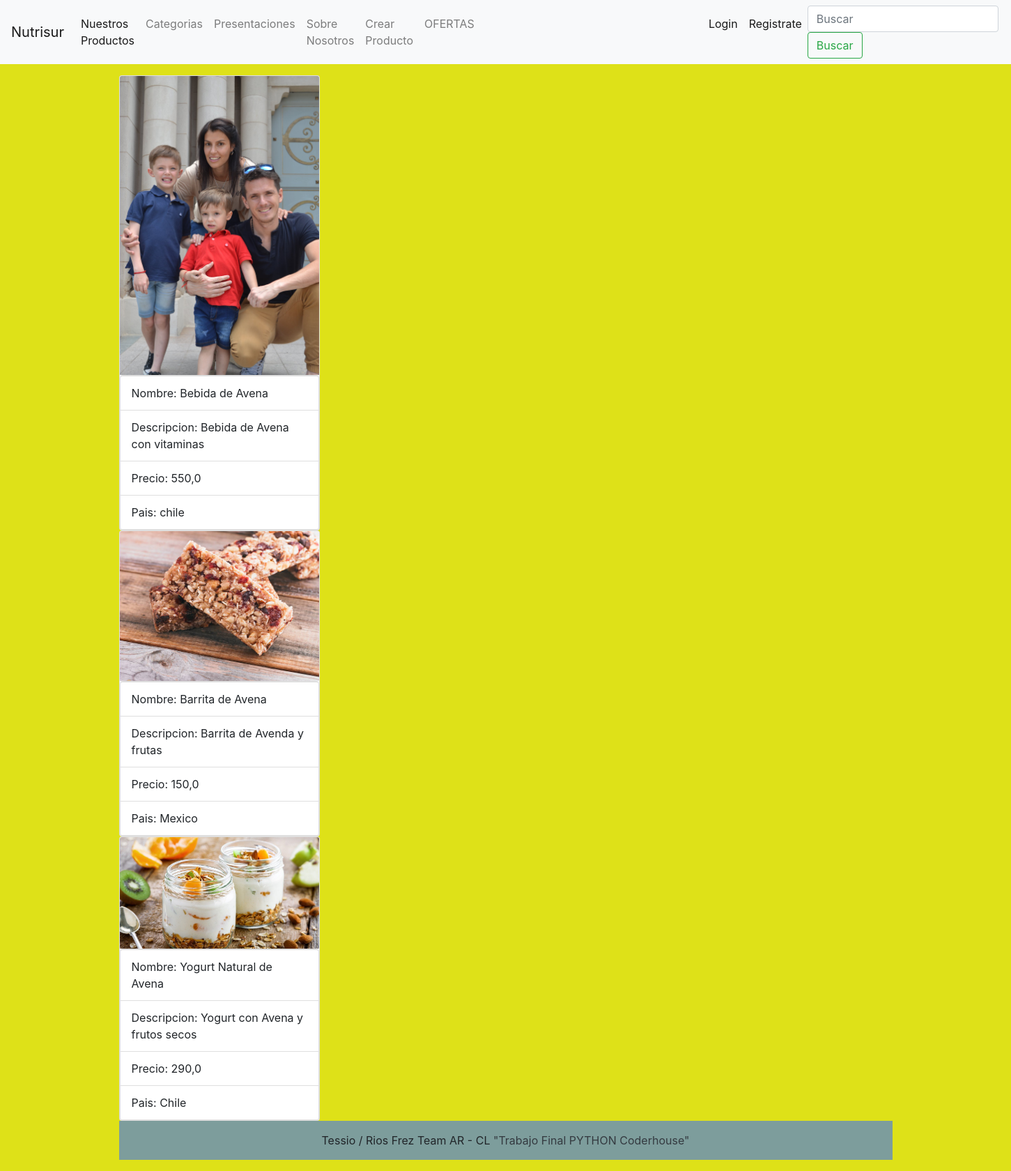
Before: /Healthdrink/ with the older database file.
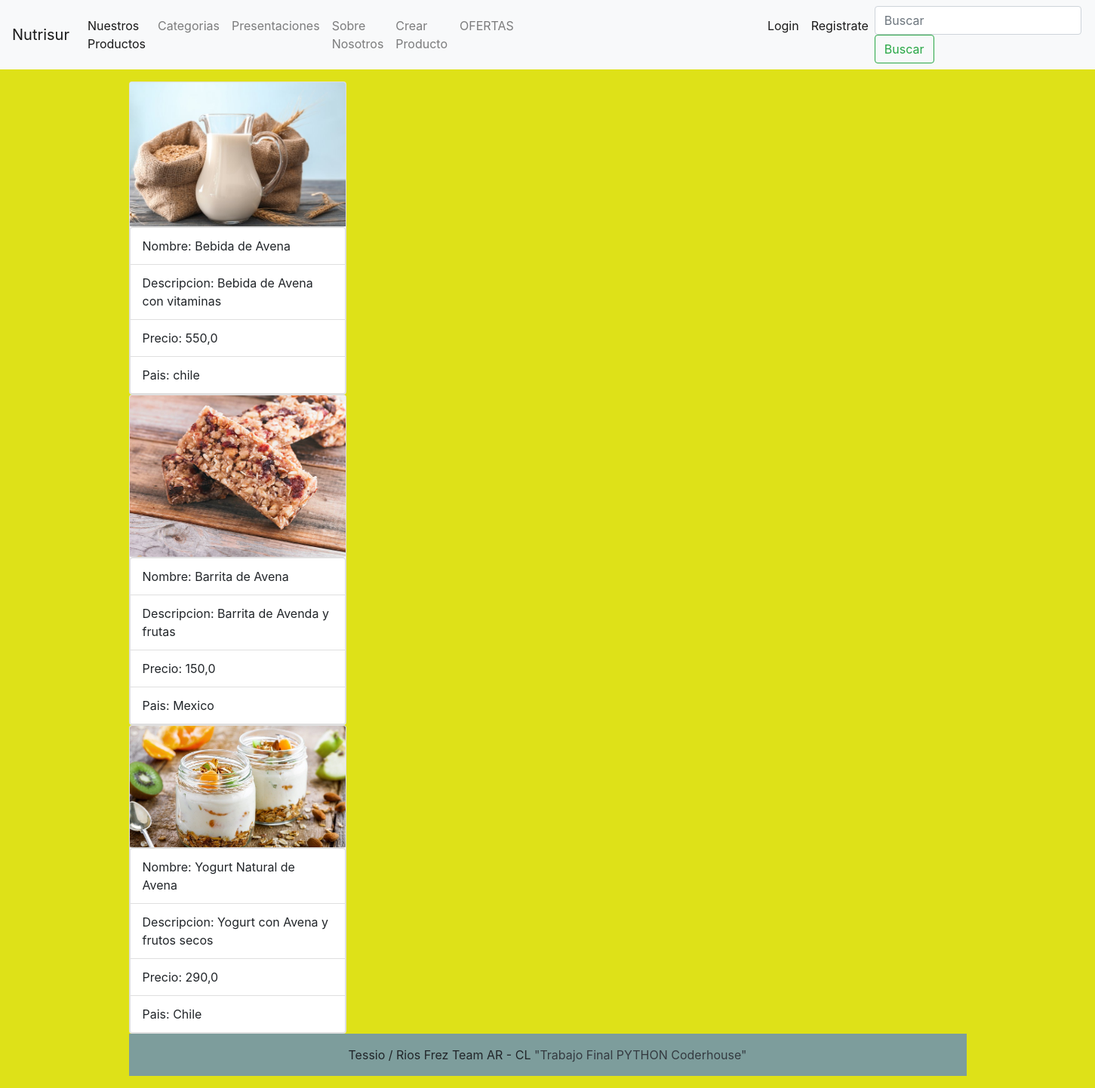
After: the same page with the newer database file.
### nutrisur/models.py (models this page shows)
class Healthdrink(models.Model):
    name = models.CharField(max_length=40)
    description = models.CharField(max_length=500,null=True,blank=True)
    price = models.FloatField()
    country = models.CharField(max_length=40)
    image = models.ImageField(upload_to='products/', null=True, blank=True)

### nutrisur/views.py (the view)
# urls.py: path('Healthdrink/', products, name ='Healthdrink'),
def products(request):
    consulta = Healthdrink.objects.all()
    context = {'Healthdrink': consulta}
    return render(request, "healthdrink.html", context=context)

### templates/healthdrink.html (shortened to what this page needs)
{% extends 'base.html' %}
{% block contenido_que_cambia %}
<p>
{% for i in Healthdrink %}
<div class="card" style="width: 18rem;">
  {% if i.image %}
        <img src="{{i.image.url}}" class="card-img-top">
        {% else %}
        <img src="https://img.freepik.com/vector-premium/etiqueta-sello-verde-100-ciento-natural-productos-aditivos-ni-conservantes_101884-1703.jpg" class="card-img-top">
        {% endif %}
    <ul class="list-group list-group-light">
      <li class="list-group-item px-3">Nombre: {{i.name}}</li>
      <li class="list-group-item px-3">Descripcion: {{i.description}} </li>
      <li class="list-group-item px-3">Precio: {{i.price}} </li>
      <li class="list-group-item px-3">Pais: {{i.country}} </li>
    </ul>
</div>
{% endfor %}
{% endblock %}

### templates/base.html (shortened to what this page needs)
<!DOCTYPE html>
<html lang="en">
<head>
    <link rel="stylesheet" href="https://cdn.jsdelivr.net/npm/bootstrap@4.6.2/dist/css/bootstrap.min.css"
>
</head>
<body style="background-color: #DEE118">
    <nav class="navbar navbar-expand-lg navbar-light bg-light" >
        <a class="navbar-brand" href="/">Nutrisur</a>
        <div class="collapse navbar-collapse" id="navbarSupportedContent">
            <ul class="navbar-nav mr-auto">
                <li class="nav-item active">
                    <a class="nav-link" href="/Healthdrink/"> Nuestros Productos</a>
                </li>
                <li class="nav-item">
                    <a class="nav-link" href="/Category/"> Categorias </a>
                </li>
                <li class="nav-item">
                    <a class="nav-link" href="/Container/"> Presentaciones </a>
                </li>
                <li class="nav-item">
                    <a class="nav-link" href="/about/"> Sobre Nosotros </a>
                </li>
                <li class="nav-item">
                    <a class="nav-link" href="/Products_upload_form/"> Crear Producto </a>
                </li>
                <li class="nav-item">
                    <a class="nav-link" href="/sale/" style="margin-right: 20rem ;"> OFERTAS </a>
                </li>
                {% if request.user.is_authenticated %}
                <li class="nav-item active">
                    <a class="nav-link" href="/users/logout/">Logout</a>
                </li>
                {% else %}
                <li class="nav-item active">
                    <a class="nav-link" href="/users/login/">Login</a>
                </li>
                <li class="nav-item active">
                    <a class="nav-link" href="/users/register/">Registrate</a>
                </li>
                {% endif %}
            </ul>
            <form class="form-inline my-2 my-lg-0" action="/search_products/" method="GET">
                <input class="form-control mr-sm-2" type="search" placeholder="Buscar" aria-label="Search" name = 'search'>
                <button class="btn btn-outline-success my-2 my-sm-0" type="submit">Buscar</button>
            </form>
        </div>
    </nav>
    <div class="container">
    {% block contenido_que_cambia %}{% endblock %}
    <footer class="bg-light text-center text-lg-start">
        <div class="text-center p-3" style="background-color: #7D9D9C
        ">
            Tessio / Rios Frez
            Team AR - CL
            <a class="text-dark" href="https://mdbootstrap.com/"> "Trabajo Final PYTHON Coderhouse"</a>
        </div>
    </footer>
</body>
</html>

Changed rows visible on the page:
changed Healthdrink "Bebida de Avena": image: a different picture
